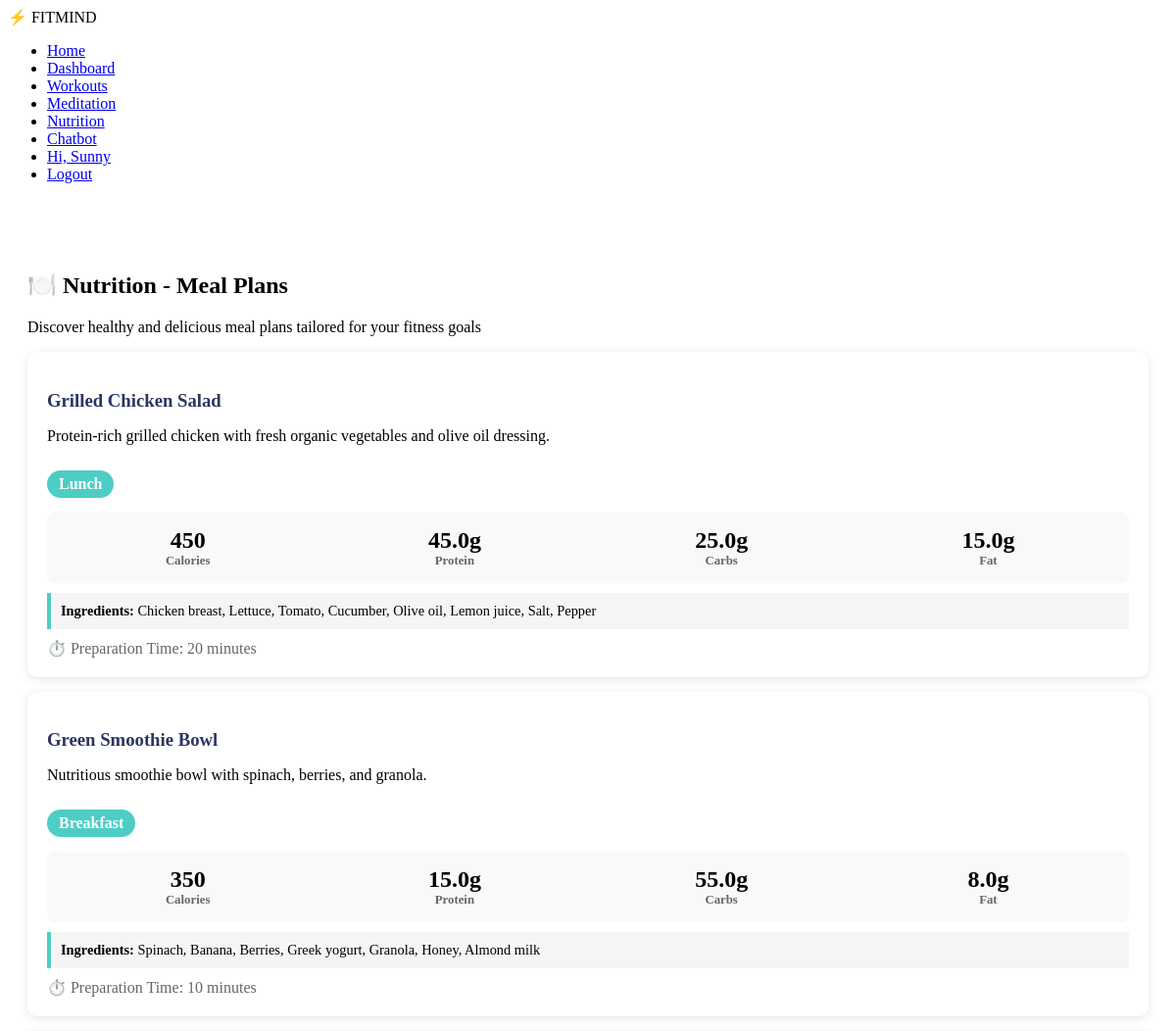
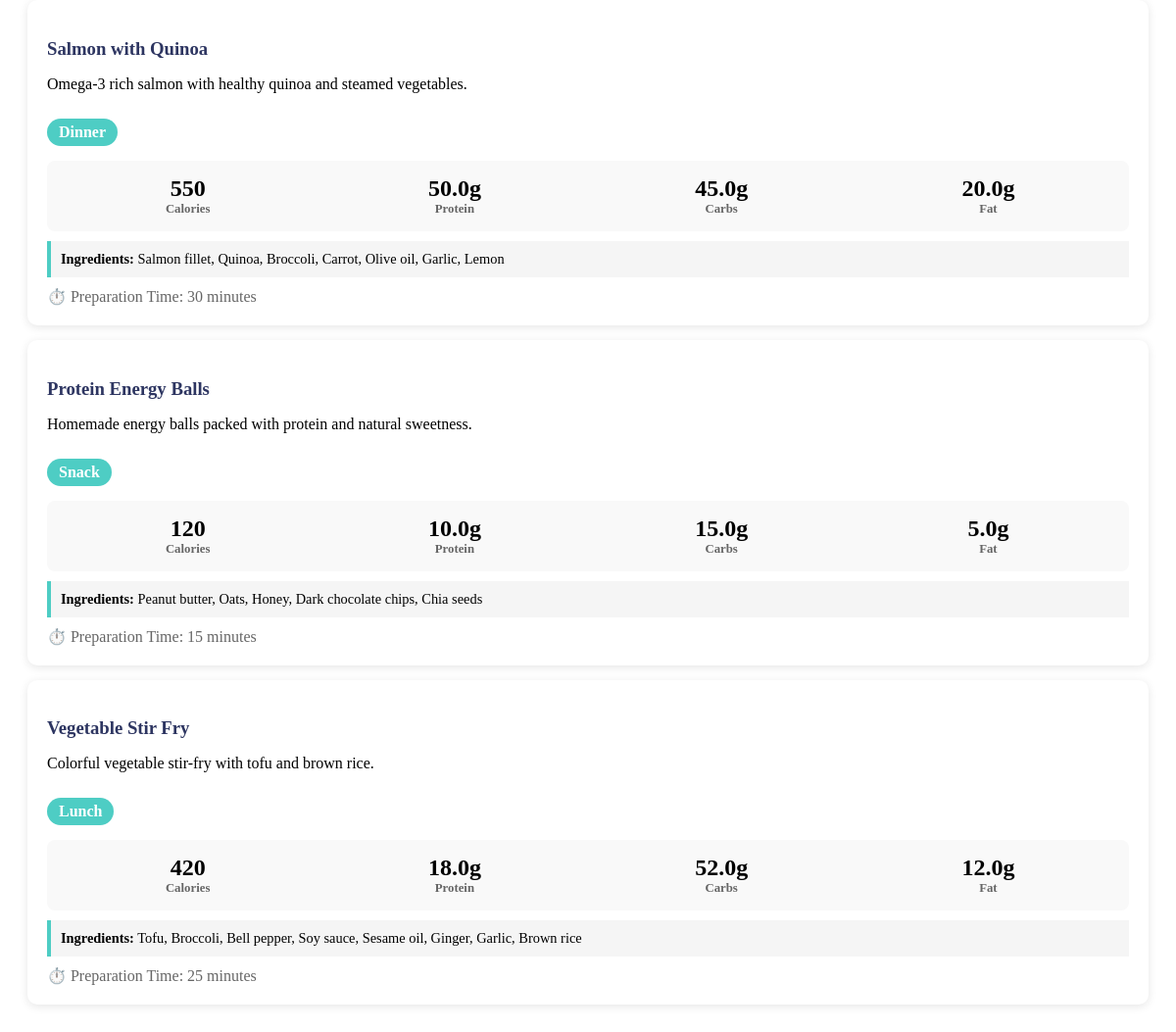
Page /nutrition/ (signed in) on the committed database (2 pictures, top to bottom).
### maini/models.py (models this page shows, shortened)
class MealPlan(models.Model):
    MEAL_TYPE_CHOICES = [
        ('breakfast', 'Breakfast'),
        ('lunch', 'Lunch'),
        ('dinner', 'Dinner'),
        ('snack', 'Snack'),
    ]
    name = models.CharField(max_length=100)
    meal_type = models.CharField(max_length=20, choices=MEAL_TYPE_CHOICES)
    description = models.TextField()
    calories = models.IntegerField(validators=[MinValueValidator(0)])
    protein_grams = models.FloatField(validators=[MinValueValidator(0)])
    carbs_grams = models.FloatField(validators=[MinValueValidator(0)])
    fat_grams = models.FloatField(validators=[MinValueValidator(0)])
    ingredients = models.TextField()
    preparation_time = models.IntegerField(validators=[MinValueValidator(1)])
    image = models.ImageField(upload_to='meals/', null=True, blank=True)
    created_at = models.DateTimeField(auto_now_add=True)
    updated_at = models.DateTimeField(auto_now=True)

### maini/views.py (the view)
# urls.py: path('nutrition/', nutrition, name='nutrition'),
def nutrition(request):
    meal_list = MealPlan.objects.all()
    return render(request, 'nutrition.html', {'meals': meal_list})

### maini/templates/nutrition.html (shortened to what this page needs)
{% load static %}
<!DOCTYPE html>
<html lang="en">
<head>
    <link rel="stylesheet" href="{% static 'style.css' %}">
</head>
<body>
    <nav class="navbar">
        <div class="logo">
            <span>⚡</span> FITMIND
        </div>
        <ul class="nav-links">
            <li><a href="{% url 'first' %}">Home</a></li>
            <li><a href="{% url 'dashboard' %}">Dashboard</a></li>
            <li><a href="{% url 'workouts' %}">Workouts</a></li>
            <li><a href="{% url 'meditation' %}">Meditation</a></li>
            <li><a href="{% url 'nutrition' %}">Nutrition</a></li>
            <li><a href="{% url 'chatbot' %}">Chatbot</a></li>
            {% if request.user.is_authenticated %}
                <li><a href="#">Hi, {{ request.user.first_name|default:request.user.username }}</a></li>
                <li><a href="{% url 'logout' %}">Logout</a></li>
            {% else %}
                <li><a href="{% url 'login' %}">Login</a></li>
                <li><a href="{% url 'register' %}">Register</a></li>
            {% endif %}
        </ul>
    </nav>
    <section class="nutrition-container">
        <h1>🍽️ Nutrition - Meal Plans</h1>
        <p>Discover healthy and delicious meal plans tailored for your fitness goals</p>
        {% if meals %}
            {% for meal in meals %}
                <div class="meal-card">
                    <h3>{{ meal.name }}</h3>
                    <p>{{ meal.description }}</p>
                    <span class="meal-type-badge">{{ meal.get_meal_type_display }}</span>
                    <div class="nutrition-info">
                        <div class="nutrition-item">
                            <div style="font-size: 1.5em;">{{ meal.calories }}</div>
                            <div class="nutrition-label">Calories</div>
                        </div>
                        <div class="nutrition-item">
                            <div style="font-size: 1.5em;">{{ meal.protein_grams }}g</div>
                            <div class="nutrition-label">Protein</div>
                        </div>
                        <div class="nutrition-item">
                            <div style="font-size: 1.5em;">{{ meal.carbs_grams }}g</div>
                            <div class="nutrition-label">Carbs</div>
                        </div>
                        <div class="nutrition-item">
                            <div style="font-size: 1.5em;">{{ meal.fat_grams }}g</div>
                            <div class="nutrition-label">Fat</div>
                        </div>
                    </div>
                    <div class="ingredients">
                        <strong>Ingredients:</strong> {{ meal.ingredients }}
                    </div>
                    <div class="prep-time">
                        ⏱️ Preparation Time: {{ meal.preparation_time }} minutes
                    </div>
                </div>
            {% endfor %}
        {% else %}
            <p>No meal plans available yet.</p>
        {% endif %}
    </section>
</body>
</html>

### maini/templates/nutrition.html (style rules this page uses)
.nutrition-container { max-width: 1200px; margin: 50px auto; padding: 20px; }
.meal-card { background: white; border-radius: 10px; padding: 20px; margin: 15px 0; box-shadow: 0 2px 10px rgba(0,0,0,0.1); }
.meal-card h3 { color: #2d3561; margin-bottom: 10px; }
.meal-type-badge { display: inline-block; padding: 5px 12px; border-radius: 20px; font-weight: 600; margin-top: 10px; background-color: #4ecdc4; color: white; }
.nutrition-info { display: grid; grid-template-columns: 1fr 1fr 1fr 1fr; gap: 15px; margin-top: 15px; padding: 15px; background-color: #f9f9f9; border-radius: 8px; }
.nutrition-item { text-align: center; font-weight: 600; }
.nutrition-label { font-size: 0.8em; color: #666; }
.ingredients { background-color: #f5f5f5; padding: 10px; border-left: 4px solid #4ecdc4; margin-top: 10px; font-size: 0.9em; }
.prep-time { display: inline-block; margin-top: 10px; color: #666; }

### rows in the picture
MealPlan: name "Grilled Chicken Salad", description "Protein-rich grilled chicken with fresh organic vegetables and olive oil dressing.", meal_type "Lunch", calories "450", protein_grams "45.0", carbs_grams "25.0", fat_grams "15.0", ingredients "Chicken breast, Lettuce, Tomato, Cucumber, Olive oil, Lemon juice, Salt, Pepper", preparation_time "20"
MealPlan: name "Green Smoothie Bowl", description "Nutritious smoothie bowl with spinach, berries, and granola.", meal_type "Breakfast", calories "350", protein_grams "15.0", carbs_grams "55.0", fat_grams "8.0", ingredients "Spinach, Banana, Berries, Greek yogurt, Granola, Honey, Almond milk", preparation_time "10"
MealPlan: name "Salmon with Quinoa", description "Omega-3 rich salmon with healthy quinoa and steamed vegetables.", meal_type "Dinner", calories "550", protein_grams "50.0", carbs_grams "45.0", fat_grams "20.0", ingredients "Salmon fillet, Quinoa, Broccoli, Carrot, Olive oil, Garlic, Lemon", preparation_time "30"
MealPlan: name "Protein Energy Balls", description "Homemade energy balls packed with protein and natural sweetness.", meal_type "Snack", calories "120", protein_grams "10.0", carbs_grams "15.0", fat_grams "5.0", ingredients "Peanut butter, Oats, Honey, Dark chocolate chips, Chia seeds", preparation_time "15"
MealPlan: name "Vegetable Stir Fry", description "Colorful vegetable stir-fry with tofu and brown rice.", meal_type "Lunch", calories "420", protein_grams "18.0", carbs_grams "52.0", fat_grams "12.0", ingredients "Tofu, Broccoli, Bell pepper, Soy sauce, Sesame oil, Ginger, Garlic, Brown rice", preparation_time "25"

### other values in the picture
{{ request.user.first_name|default:request.user.username }} "Sunny"
